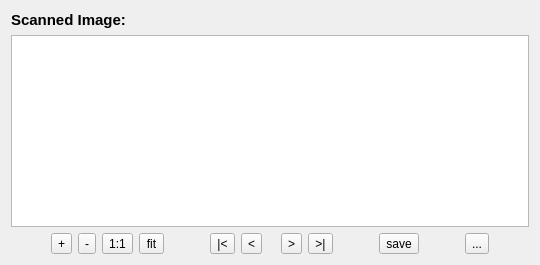
      <widget class="QWidget" name="verticalLayoutWidget">
       <layout class="QVBoxLayout" name="verticalLayout">
        <item>
         <layout class="QHBoxLayout" name="horizontalLayout">
          <item>
           <widget class="QLabel" name="label">
            <property name="sizePolicy">
             <sizepolicy hsizetype="Maximum" vsizetype="Preferred">
              <horstretch>0</horstretch>
              <verstretch>0</verstretch>
             </sizepolicy>
            </property>
            <property name="text">
             <string>&lt;!DOCTYPE HTML PUBLIC &quot;-//W3C//DTD HTML 4.0//EN&quot; &quot;http://www.w3.org/TR/REC-html40/strict.dtd&quot;&gt;
&lt;html&gt;&lt;head&gt;&lt;meta name=&quot;qrichtext&quot; content=&quot;1&quot; /&gt;&lt;style type=&quot;text/css&quot;&gt;
p, li { white-space: pre-wrap; }
&lt;/style&gt;&lt;/head&gt;&lt;body style=&quot; font-family:'Ubuntu'; font-size:11pt; font-weight:400; font-style:normal;&quot;&gt;
&lt;p style=&quot; margin-top:0px; margin-bottom:0px; margin-left:0px; margin-right:0px; -qt-block-indent:0; text-indent:0px;&quot;&gt;&lt;span style=&quot; font-weight:600;&quot;&gt;Scanned Image:&lt;/span&gt;&lt;/p&gt;&lt;/body&gt;&lt;/html&gt;</string>
            </property>
           </widget>
          </item>
          <item>
           <widget class="QLabel" name="label_filename">
            <property name="text">
             <string/>
            </property>
           </widget>
          </item>
         </layout>
        </item>
        <item>
         <widget class="QGraphicsView" name="graphicsView_Source">
          <property name="toolTip">
           <string>The input image view. Zoom in/out (also use mousewheel). Create new output image by start ing to drag. Manipulate output images by dragging on their borders or corners (with SHIFT+drag it is rotating).</string>
          </property>
          <property name="statusTip">
           <string>The input image view. Zoom in/out (also use mousewheel). Create new output image by start ing to drag. Manipulate output images by dragging on their borders or corners (with SHIFT+drag it is rotating).</string>
          </property>
          <property name="whatsThis">
           <string>The input image view. Zoom in/out (also use mousewheel). Create new output image by start ing to drag. Manipulate output images by dragging on their borders or corners (with SHIFT+drag it is rotating).</string>
          </property>
         </widget>
        </item>
        <item>
         <layout class="QHBoxLayout" name="horizontalLayout_2">
          <item>
           <spacer name="horizontalSpacer_3">
            <property name="orientation">
             <enum>Qt::Horizontal</enum>
            </property>
            <property name="sizeHint" stdset="0">
             <size>
              <width>40</width>
              <height>20</height>
             </size>
            </property>
           </spacer>
          </item>
          <item>
           <widget class="QToolButton" name="toolButton_zoomIn">
            <property name="toolTip">
             <string>Zoom in</string>
            </property>
            <property name="statusTip">
             <string>Zoom in</string>
            </property>
            <property name="whatsThis">
             <string>Zoom in</string>
            </property>
            <property name="text">
             <string>+</string>
            </property>
            <property name="icon">
             <iconset resource="scannerIcons.qrc">
              <normaloff>:/images/View-zoom-in.svg</normaloff>:/images/View-zoom-in.svg</iconset>
            </property>
            <property name="iconSize">
             <size>
              <width>32</width>
              <height>32</height>
             </size>
            </property>
           </widget>
          </item>
          <item>
           <widget class="QToolButton" name="toolButton_zoomOut">
            <property name="toolTip">
             <string>Zoom out</string>
            </property>
            <property name="statusTip">
             <string>Zoom out</string>
            </property>
            <property name="whatsThis">
             <string>Zoom out</string>
            </property>
            <property name="text">
             <string>-</string>
            </property>
            <property name="icon">
             <iconset resource="scannerIcons.qrc">
              <normaloff>:/images/View-zoom-out.svg</normaloff>:/images/View-zoom-out.svg</iconset>
            </property>
            <property name="iconSize">
             <size>
              <width>32</width>
              <height>32</height>
             </size>
            </property>
           </widget>
          </item>
          <item>
           <widget class="QToolButton" name="toolButton_zoomOriginal">
            <property name="toolTip">
             <string>Zoom to scale 1:1</string>
            </property>
            <property name="statusTip">
             <string>Zoom to scale 1:1</string>
            </property>
            <property name="whatsThis">
             <string>Zoom to scale 1:1</string>
            </property>
            <property name="text">
             <string>1:1</string>
            </property>
            <property name="icon">
             <iconset resource="scannerIcons.qrc">
              <normaloff>:/images/View-zoom-1.svg</normaloff>:/images/View-zoom-1.svg</iconset>
            </property>
            <property name="iconSize">
             <size>
              <width>32</width>
              <height>32</height>
             </size>
            </property>
           </widget>
          </item>
          <item>
           <widget class="QToolButton" name="toolButton_zoomFit">
            <property name="toolTip">
             <string>Zoom fit</string>
            </property>
            <property name="statusTip">
             <string>Zoom fit</string>
            </property>
            <property name="whatsThis">
             <string>Zoom fit</string>
            </property>
            <property name="text">
             <string>fit</string>
            </property>
            <property name="icon">
             <iconset resource="scannerIcons.qrc">
              <normaloff>:/images/View-zoom-fit.svg</normaloff>:/images/View-zoom-fit.svg</iconset>
            </property>
            <property name="iconSize">
             <size>
              <width>32</width>
              <height>32</height>
             </size>
            </property>
           </widget>
          </item>
          <item>
           <spacer name="horizontalSpacer">
            <property name="orientation">
             <enum>Qt::Horizontal</enum>
            </property>
            <property name="sizeHint" stdset="0">
             <size>
              <width>40</width>
              <height>20</height>
             </size>
            </property>
           </spacer>
          </item>
          <item>
           <widget class="QToolButton" name="toolButton_firstImage">
            <property name="toolTip">
             <string>Go to first file in the current directory</string>
            </property>
            <property name="statusTip">
             <string>Go to first file in the current directory</string>
            </property>
            <property name="whatsThis">
             <string>Go to first file in the current directory</string>
            </property>
            <property name="text">
             <string>|&lt;</string>
            </property>
            <property name="icon">
             <iconset resource="scannerIcons.qrc">
              <normaloff>:/images/Media-skip-backward.svg</normaloff>:/images/Media-skip-backward.svg</iconset>
            </property>
            <property name="iconSize">
             <size>
              <width>32</width>
              <height>32</height>
             </size>
            </property>
           </widget>
          </item>
          <item>
           <widget class="QToolButton" name="toolButton_prevImage">
            <property name="toolTip">
             <string>Go to previous file in the current directory</string>
            </property>
            <property name="statusTip">
             <string>Go to previous file in the current directory</string>
            </property>
            <property name="whatsThis">
             <string>Go to previous file in the current directory</string>
            </property>
            <property name="text">
             <string>&lt;</string>
            </property>
            <property name="icon">
             <iconset resource="scannerIcons.qrc">
              <normaloff>:/images/Media-seek-backward.svg</normaloff>:/images/Media-seek-backward.svg</iconset>
            </property>
            <property name="iconSize">
             <size>
              <width>32</width>
              <height>32</height>
             </size>
            </property>
            <property name="shortcut">
             <string>Ctrl+V</string>
            </property>
           </widget>
          </item>
          <item>
           <widget class="QLabel" name="label_imagePosition">
            <property name="text">
             <string/>
            </property>
           </widget>
          </item>
          <item>
           <widget class="QToolButton" name="toolButton_nextImage">
            <property name="toolTip">
             <string>Go to next file in the current directory (CTRL+B)</string>
            </property>
            <property name="statusTip">
             <string>Go to next file in the current directory (CTRL+B)</string>
            </property>
            <property name="whatsThis">
             <string>Go to next file in the current directory (CTRL+B)</string>
            </property>
            <property name="text">
             <string>&gt;</string>
            </property>
            <property name="icon">
             <iconset resource="scannerIcons.qrc">
              <normaloff>:/images/Media-seek-forward.svg</normaloff>:/images/Media-seek-forward.svg</iconset>
            </property>
            <property name="iconSize">
             <size>
              <width>32</width>
              <height>32</height>
             </size>
            </property>
            <property name="shortcut">
             <string>Ctrl+B</string>
            </property>
           </widget>
          </item>
          <item>
           <widget class="QToolButton" name="toolButton_lastImage">
            <property name="toolTip">
             <string>Go to last file in the current directory</string>
            </property>
            <property name="statusTip">
             <string>Go to last file in the current directory</string>
            </property>
            <property name="whatsThis">
             <string>Go to last file in the current directory</string>
            </property>
            <property name="text">
             <string>&gt;|</string>
            </property>
            <property name="icon">
             <iconset resource="scannerIcons.qrc">
              <normaloff>:/images/Media-skip-forward.svg</normaloff>:/images/Media-skip-forward.svg</iconset>
            </property>
            <property name="iconSize">
             <size>
              <width>32</width>
              <height>32</height>
             </size>
            </property>
           </widget>
          </item>
          <item>
           <spacer name="horizontalSpacer_2">
            <property name="orientation">
             <enum>Qt::Horizontal</enum>
            </property>
            <property name="sizeHint" stdset="0">
             <size>
              <width>40</width>
              <height>20</height>
             </size>
            </property>
           </spacer>
          </item>
          <item>
           <widget class="QToolButton" name="toolButton_saveTargtes">
            <property name="toolTip">
             <string>Save all output images for current input image (green=has already been saved)</string>
            </property>
            <property name="statusTip">
             <string>Save all output images for current input image (green=has already been saved)</string>
            </property>
            <property name="whatsThis">
             <string>Save all output images for current input image (green=has already been saved)</string>
            </property>
            <property name="text">
             <string>save</string>
            </property>
            <property name="icon">
             <iconset resource="scannerIcons.qrc">
              <normaloff>:/images/Document-save.svg</normaloff>:/images/Document-save.svg</iconset>
            </property>
            <property name="iconSize">
             <size>
              <width>32</width>
              <height>32</height>
             </size>
            </property>
            <property name="shortcut">
             <string>Ctrl+S</string>
            </property>
           </widget>
          </item>
          <item>
           <spacer name="horizontalSpacer_8">
            <property name="orientation">
             <enum>Qt::Horizontal</enum>
            </property>
            <property name="sizeHint" stdset="0">
             <size>
              <width>40</width>
              <height>20</height>
             </size>
            </property>
           </spacer>
          </item>
          <item>
           <widget class="QToolButton" name="toolButton_refresh">
            <property name="text">
             <string>...</string>
            </property>
            <property name="icon">
             <iconset resource="scannerIcons.qrc">
              <normaloff>:/images/Refresh_file.svg</normaloff>:/images/Refresh_file.svg</iconset>
            </property>
            <property name="iconSize">
             <size>
              <width>32</width>
              <height>32</height>
             </size>
            </property>
           </widget>
          </item>
          <item>
           <spacer name="horizontalSpacer_10">
            <property name="orientation">
             <enum>Qt::Horizontal</enum>
            </property>
            <property name="sizeHint" stdset="0">
             <size>
              <width>40</width>
              <height>20</height>
             </size>
            </property>
           </spacer>
          </item>
         </layout>
        </item>
       </layout>
      </widget>
